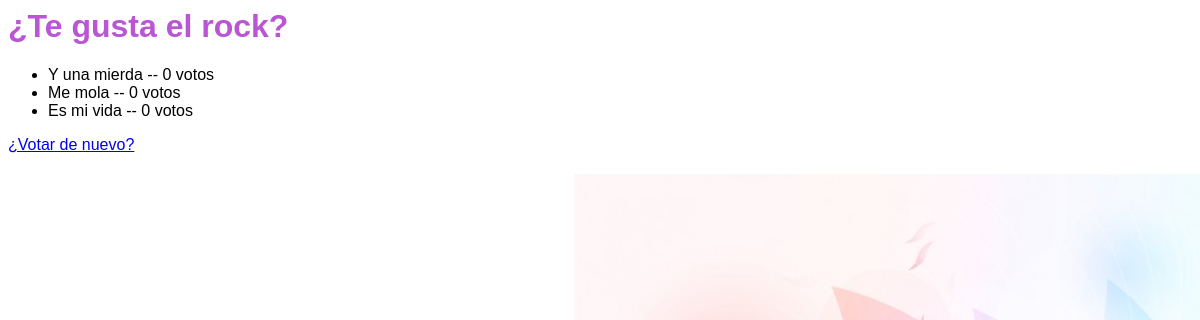
The page /polls/10/results/ on the database its author committed.
### polls/models.py (models this page shows, shortened)
class Question(models.Model):
    question_text = models.CharField('texto de la pregunta', max_length=200)
    pub_date = models.DateTimeField('fecha de publicación')
    def was_published_recently(self):
        now = timezone.now()
        return now >= self.pub_date >= now - timedelta(days=1)
    was_published_recently.admin_order_field = 'pub_date'
    was_published_recently.boolean = True
    was_published_recently.short_description = '¿Publicada recientemente?'

class Choice(models.Model):
    question = models.ForeignKey(Question, on_delete=models.CASCADE)
    choice_text = models.CharField(max_length=200)
    votes = models.IntegerField(default=0)

### polls/views.py (the view)
# urls.py: url(r'^(?P<pk>[0-9]+)/results/$', views.ResultsView.as_view(), name='results'),
class ResultsView(generic.DetailView):
    model = Question
    template_name = 'polls/results.html'

### polls/templates/polls/results.html
{% load static %}
<link rel="stylesheet" type="text/css" href="{% static 'polls/style.css' %}" />
<h1>{{ question.question_text }}</h1>
<ul>
{% for choice in question.choice_set.all %}
    <li>{{ choice.choice_text }} -- {{ choice.votes }} voto{{ choice.votes|pluralize }}</li>
{% endfor %}
</ul>
<a href="{% url 'polls:detail' question.id %}">¿Votar de nuevo?</a>

### polls/static/polls/style.css (style rules this page uses)
h1 { color: MediumOrchid; }

### rows shown on the page
Question: question_text "¿Te gusta el rock?"
Choice: choice_text "Y una mierda", votes "0"
Choice: choice_text "Me mola", votes "0"
Choice: choice_text "Es mi vida", votes "0"
